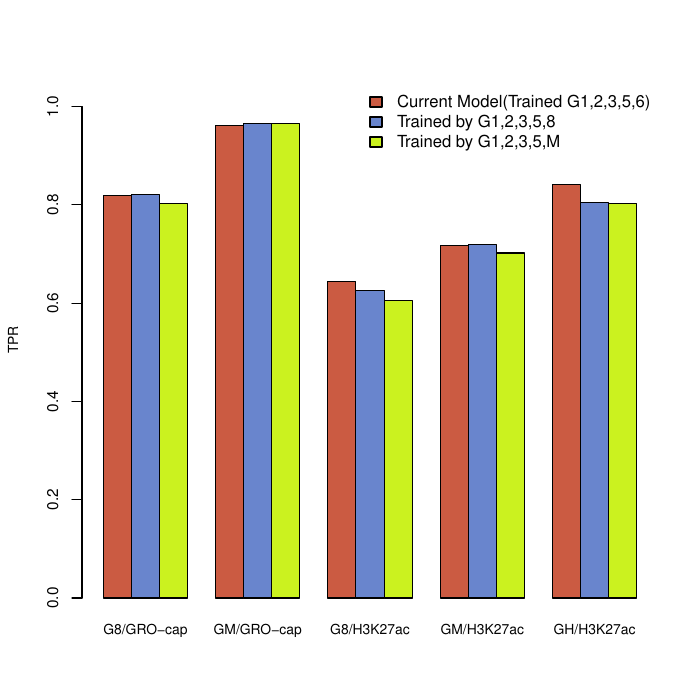

The script that saved this image:
tpr.grocap.G8 <- c( 0.819, 0.821, 0.802)
tpr.grocap.gm <- c( 0.961, 0.966, 0.966)
tpr.h3k27ac.G8 <- c( 0.645, 0.626, 0.605)
tpr.h3k27ac.gm <- c( 0.718, 0.719, 0.702)
tpr.h3k27ac.gh <- c( 0.841, 0.804, 0.803)


cols=c("#cb5b42", "#6985cd", "#cbf21f");

pdf("fig-S6B.pdf");
x <- cbind( C11=tpr.grocap.G8,  C12=tpr.grocap.gm,  #C14=tpr.grocap.gh, 
            C21=tpr.h3k27ac.G8, C22=tpr.h3k27ac.gm, C23=tpr.h3k27ac.gh);
x.names <- c("G8/GRO-cap", "GM/GRO-cap", "G8/H3K27ac", "GM/H3K27ac", "GH/H3K27ac");

barplot(x, xlab="", ylab= "TPR", beside=TRUE, col=cols, ylim=c(0,1.05), names.arg=x.names, cex.axis=0.95, cex.names=0.8, cex.lab=0.8)

# Place the legend at the top-left corner with no frame
# using rainbow colors
legend("topright", c("Current Model(Trained G1,2,3,5,6)","Trained by G1,2,3,5,8", "Trained by G1,2,3,5,M"), cex=1.0,  bty="n", fill=cols);

dev.off()